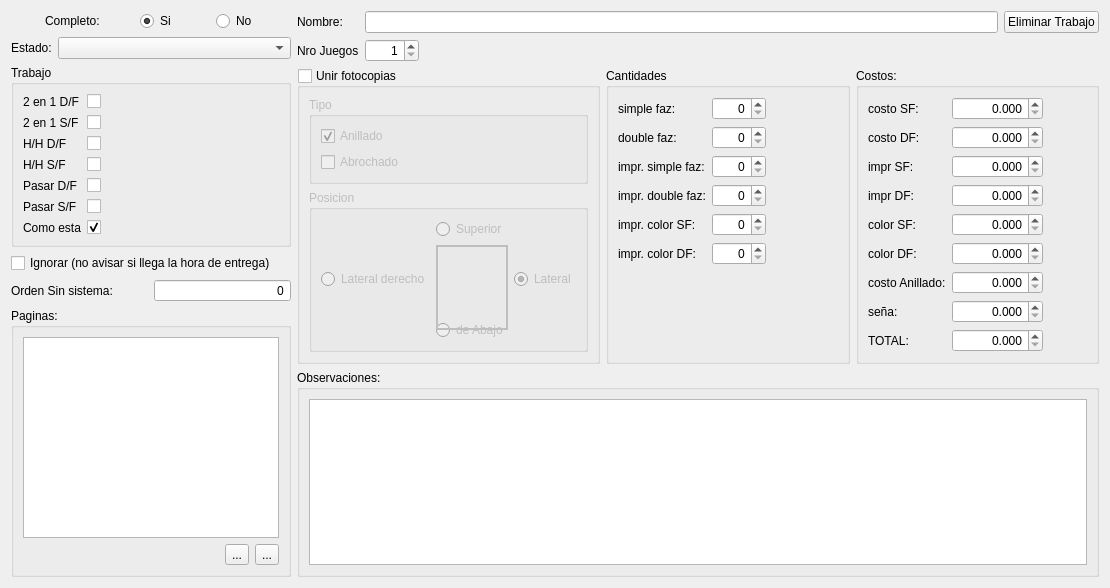
<?xml version="1.0" encoding="UTF-8"?>
<ui version="4.0">
 <class>wworkorder</class>
 <widget class="QWidget" name="wworkorder">
  <property name="geometry">
   <rect>
    <x>0</x>
    <y>0</y>
    <width>1110</width>
    <height>588</height>
   </rect>
  </property>
  <property name="windowTitle">
   <string>Form</string>
  </property>
  <layout class="QHBoxLayout" name="horizontalLayout_5">
   <item>
    <layout class="QVBoxLayout" name="verticalLayout_4">
     <item>
      <layout class="QHBoxLayout" name="horizontalLayout">
       <item>
        <widget class="QLabel" name="label">
         <property name="sizePolicy">
          <sizepolicy hsizetype="Fixed" vsizetype="Preferred">
           <horstretch>0</horstretch>
           <verstretch>0</verstretch>
          </sizepolicy>
         </property>
         <property name="text">
          <string>Completo:</string>
         </property>
        </widget>
       </item>
       <item>
        <widget class="QRadioButton" name="completeYesButton">
         <property name="sizePolicy">
          <sizepolicy hsizetype="Fixed" vsizetype="Fixed">
           <horstretch>0</horstretch>
           <verstretch>0</verstretch>
          </sizepolicy>
         </property>
         <property name="text">
          <string>Si</string>
         </property>
         <property name="checked">
          <bool>true</bool>
         </property>
        </widget>
       </item>
       <item>
        <widget class="QRadioButton" name="completeNoButton">
         <property name="sizePolicy">
          <sizepolicy hsizetype="Fixed" vsizetype="Fixed">
           <horstretch>0</horstretch>
           <verstretch>0</verstretch>
          </sizepolicy>
         </property>
         <property name="text">
          <string>No</string>
         </property>
        </widget>
       </item>
      </layout>
     </item>
     <item>
      <layout class="QHBoxLayout" name="horizontalLayout_6">
       <property name="topMargin">
        <number>0</number>
       </property>
       <item>
        <widget class="QLabel" name="label_2">
         <property name="sizePolicy">
          <sizepolicy hsizetype="Fixed" vsizetype="Preferred">
           <horstretch>0</horstretch>
           <verstretch>0</verstretch>
          </sizepolicy>
         </property>
         <property name="text">
          <string>Estado:</string>
         </property>
        </widget>
       </item>
       <item>
        <widget class="QComboBox" name="estadoComboBox"/>
       </item>
      </layout>
     </item>
     <item>
      <widget class="QGroupBox" name="groupBox">
       <property name="sizePolicy">
        <sizepolicy hsizetype="Preferred" vsizetype="Fixed">
         <horstretch>0</horstretch>
         <verstretch>0</verstretch>
        </sizepolicy>
       </property>
       <property name="title">
        <string>Trabajo</string>
       </property>
       <layout class="QVBoxLayout" name="verticalLayout_2">
        <item>
         <layout class="QFormLayout" name="formLayout">
          <item row="0" column="0">
           <widget class="QLabel" name="d2En1DFLabel">
            <property name="text">
             <string>2 en 1 D/F</string>
            </property>
           </widget>
          </item>
          <item row="1" column="0">
           <widget class="QLabel" name="d2En1SFLabel">
            <property name="text">
             <string>2 en 1 S/F</string>
            </property>
           </widget>
          </item>
          <item row="2" column="0">
           <widget class="QLabel" name="hHDFLabel">
            <property name="text">
             <string>H/H D/F</string>
            </property>
           </widget>
          </item>
          <item row="3" column="0">
           <widget class="QLabel" name="hHSFLabel">
            <property name="text">
             <string>H/H S/F</string>
            </property>
           </widget>
          </item>
          <item row="4" column="0">
           <widget class="QLabel" name="pasarDFLabel">
            <property name="text">
             <string>Pasar D/F</string>
            </property>
           </widget>
          </item>
          <item row="5" column="0">
           <widget class="QLabel" name="pasarSFLabel">
            <property name="text">
             <string>Pasar S/F</string>
            </property>
           </widget>
          </item>
          <item row="6" column="0">
           <widget class="QLabel" name="comoEstaLabel">
            <property name="text">
             <string>Como esta</string>
            </property>
           </widget>
          </item>
          <item row="0" column="1">
           <widget class="QCheckBox" name="d2En1DFCheckBox"/>
          </item>
          <item row="6" column="1">
           <widget class="QCheckBox" name="comoEstaCheckBox">
            <property name="checked">
             <bool>true</bool>
            </property>
           </widget>
          </item>
          <item row="5" column="1">
           <widget class="QCheckBox" name="pasarSFCheckBox"/>
          </item>
          <item row="4" column="1">
           <widget class="QCheckBox" name="pasarDFCheckBox"/>
          </item>
          <item row="3" column="1">
           <widget class="QCheckBox" name="hHSFCheckBox"/>
          </item>
          <item row="2" column="1">
           <widget class="QCheckBox" name="hHDFCheckBox"/>
          </item>
          <item row="1" column="1">
           <widget class="QCheckBox" name="d2En1SFCheckBox"/>
          </item>
         </layout>
        </item>
       </layout>
      </widget>
     </item>
     <item>
      <widget class="QCheckBox" name="ignoreCheckBox">
       <property name="text">
        <string>Ignorar (no avisar si llega la hora de entrega)</string>
       </property>
      </widget>
     </item>
     <item>
      <layout class="QHBoxLayout" name="horizontalLayout_8">
       <property name="topMargin">
        <number>0</number>
       </property>
       <item>
        <widget class="QLabel" name="label_3">
         <property name="text">
          <string>Orden Sin sistema:</string>
         </property>
        </widget>
       </item>
       <item>
        <widget class="QSpinBox" name="outOfOrderSpinBox">
         <property name="alignment">
          <set>Qt::AlignRight|Qt::AlignTrailing|Qt::AlignVCenter</set>
         </property>
         <property name="buttonSymbols">
          <enum>QAbstractSpinBox::NoButtons</enum>
         </property>
         <property name="maximum">
          <number>999999999</number>
         </property>
        </widget>
       </item>
      </layout>
     </item>
     <item>
      <widget class="QGroupBox" name="groupBox_3">
       <property name="sizePolicy">
        <sizepolicy hsizetype="Fixed" vsizetype="Preferred">
         <horstretch>0</horstretch>
         <verstretch>0</verstretch>
        </sizepolicy>
       </property>
       <property name="title">
        <string>Paginas: </string>
       </property>
       <layout class="QVBoxLayout" name="verticalLayout_3">
        <item>
         <widget class="QTableWidget" name="pagesTableWidget">
          <property name="sizePolicy">
           <sizepolicy hsizetype="Maximum" vsizetype="Expanding">
            <horstretch>0</horstretch>
            <verstretch>0</verstretch>
           </sizepolicy>
          </property>
          <property name="minimumSize">
           <size>
            <width>256</width>
            <height>0</height>
           </size>
          </property>
          <property name="editTriggers">
           <set>QAbstractItemView::NoEditTriggers</set>
          </property>
          <property name="selectionMode">
           <enum>QAbstractItemView::SingleSelection</enum>
          </property>
          <property name="selectionBehavior">
           <enum>QAbstractItemView::SelectRows</enum>
          </property>
         </widget>
        </item>
        <item>
         <layout class="QHBoxLayout" name="horizontalLayout_2">
          <item>
           <spacer name="horizontalSpacer">
            <property name="orientation">
             <enum>Qt::Horizontal</enum>
            </property>
            <property name="sizeType">
             <enum>QSizePolicy::MinimumExpanding</enum>
            </property>
            <property name="sizeHint" stdset="0">
             <size>
              <width>40</width>
              <height>20</height>
             </size>
            </property>
           </spacer>
          </item>
          <item>
           <widget class="QToolButton" name="addButton">
            <property name="text">
             <string>...</string>
            </property>
            <property name="icon">
             <iconset resource="resources.qrc">
              <normaloff>:/icons/graphics/list-add-4.png</normaloff>:/icons/graphics/list-add-4.png</iconset>
            </property>
           </widget>
          </item>
          <item>
           <widget class="QToolButton" name="delButton">
            <property name="text">
             <string>...</string>
            </property>
            <property name="icon">
             <iconset resource="resources.qrc">
              <normaloff>:/icons/graphics/list-remove-4.png</normaloff>:/icons/graphics/list-remove-4.png</iconset>
            </property>
           </widget>
          </item>
         </layout>
        </item>
       </layout>
      </widget>
     </item>
    </layout>
   </item>
   <item>
    <layout class="QVBoxLayout" name="verticalLayout_8">
     <item>
      <layout class="QHBoxLayout" name="horizontalLayout_4">
       <item>
        <layout class="QFormLayout" name="formLayout_2">
         <property name="fieldGrowthPolicy">
          <enum>QFormLayout::AllNonFixedFieldsGrow</enum>
         </property>
         <item row="0" column="0">
          <widget class="QLabel" name="nombreLabel">
           <property name="text">
            <string>Nombre:</string>
           </property>
          </widget>
         </item>
         <item row="2" column="0">
          <widget class="QLabel" name="nroJuegosLabel">
           <property name="text">
            <string>Nro Juegos</string>
           </property>
          </widget>
         </item>
         <item row="2" column="1">
          <widget class="QSpinBox" name="nroJuegosSpinBox">
           <property name="sizePolicy">
            <sizepolicy hsizetype="Fixed" vsizetype="Fixed">
             <horstretch>0</horstretch>
             <verstretch>0</verstretch>
            </sizepolicy>
           </property>
           <property name="alignment">
            <set>Qt::AlignRight|Qt::AlignTrailing|Qt::AlignVCenter</set>
           </property>
           <property name="buttonSymbols">
            <enum>QAbstractSpinBox::UpDownArrows</enum>
           </property>
           <property name="minimum">
            <number>1</number>
           </property>
           <property name="maximum">
            <number>9999</number>
           </property>
          </widget>
         </item>
         <item row="0" column="1">
          <layout class="QHBoxLayout" name="horizontalLayout_7">
           <property name="rightMargin">
            <number>0</number>
           </property>
           <item>
            <widget class="QLineEdit" name="nombreLineEdit"/>
           </item>
           <item>
            <widget class="QPushButton" name="deleteButton">
             <property name="text">
              <string>Eliminar Trabajo</string>
             </property>
            </widget>
           </item>
          </layout>
         </item>
        </layout>
       </item>
      </layout>
     </item>
     <item>
      <layout class="QHBoxLayout" name="horizontalLayout_3">
       <item>
        <widget class="QGroupBox" name="anilladoGroupBox">
         <property name="sizePolicy">
          <sizepolicy hsizetype="Fixed" vsizetype="Fixed">
           <horstretch>0</horstretch>
           <verstretch>200</verstretch>
          </sizepolicy>
         </property>
         <property name="minimumSize">
          <size>
           <width>160</width>
           <height>200</height>
          </size>
         </property>
         <property name="title">
          <string>Unir fotocopias</string>
         </property>
         <property name="checkable">
          <bool>true</bool>
         </property>
         <property name="checked">
          <bool>false</bool>
         </property>
         <layout class="QVBoxLayout" name="verticalLayout_6">
          <item>
           <widget class="QGroupBox" name="groupBox_6">
            <property name="title">
             <string>Tipo</string>
            </property>
            <layout class="QVBoxLayout" name="verticalLayout_9">
             <item>
              <widget class="QCheckBox" name="anilladoCheckBox">
               <property name="text">
                <string>Anillado</string>
               </property>
               <property name="checked">
                <bool>true</bool>
               </property>
              </widget>
             </item>
             <item>
              <widget class="QCheckBox" name="abrochadoCheckBox">
               <property name="text">
                <string>Abrochado</string>
               </property>
              </widget>
             </item>
            </layout>
           </widget>
          </item>
          <item>
           <widget class="QGroupBox" name="groupBox_7">
            <property name="title">
             <string>Posicion</string>
            </property>
            <layout class="QVBoxLayout" name="verticalLayout_10">
             <item>
              <layout class="QGridLayout" name="gridLayout">
               <item row="2" column="1">
                <widget class="QRadioButton" name="bottomButton">
                 <property name="text">
                  <string>de Abajo</string>
                 </property>
                </widget>
               </item>
               <item row="0" column="1">
                <widget class="QRadioButton" name="superiorRadioButton">
                 <property name="text">
                  <string>Superior</string>
                 </property>
                </widget>
               </item>
               <item row="1" column="2">
                <widget class="QRadioButton" name="leftRadioButton">
                 <property name="sizePolicy">
                  <sizepolicy hsizetype="Maximum" vsizetype="Fixed">
                   <horstretch>0</horstretch>
                   <verstretch>0</verstretch>
                  </sizepolicy>
                 </property>
                 <property name="text">
                  <string>Lateral</string>
                 </property>
                 <property name="checked">
                  <bool>true</bool>
                 </property>
                </widget>
               </item>
               <item row="1" column="1">
                <widget class="QFrame" name="frame">
                 <property name="sizePolicy">
                  <sizepolicy hsizetype="Preferred" vsizetype="MinimumExpanding">
                   <horstretch>0</horstretch>
                   <verstretch>0</verstretch>
                  </sizepolicy>
                 </property>
                 <property name="minimumSize">
                  <size>
                   <width>35</width>
                   <height>85</height>
                  </size>
                 </property>
                 <property name="baseSize">
                  <size>
                   <width>35</width>
                   <height>85</height>
                  </size>
                 </property>
                 <property name="frameShape">
                  <enum>QFrame::Box</enum>
                 </property>
                 <property name="frameShadow">
                  <enum>QFrame::Plain</enum>
                 </property>
                 <property name="lineWidth">
                  <number>2</number>
                 </property>
                </widget>
               </item>
               <item row="1" column="0">
                <widget class="QRadioButton" name="rightRadioButton">
                 <property name="text">
                  <string>Lateral derecho</string>
                 </property>
                </widget>
               </item>
              </layout>
             </item>
            </layout>
           </widget>
          </item>
         </layout>
        </widget>
       </item>
       <item>
        <widget class="QGroupBox" name="groupBox_5">
         <property name="title">
          <string>Cantidades</string>
         </property>
         <layout class="QVBoxLayout" name="verticalLayout_7">
          <item>
           <layout class="QFormLayout" name="formLayout_4">
            <property name="fieldGrowthPolicy">
             <enum>QFormLayout::AllNonFixedFieldsGrow</enum>
            </property>
            <item row="0" column="0">
             <widget class="QLabel" name="simpleFazLabel">
              <property name="text">
               <string>simple faz:</string>
              </property>
             </widget>
            </item>
            <item row="0" column="1">
             <widget class="QSpinBox" name="simpleFazSpinBox">
              <property name="sizePolicy">
               <sizepolicy hsizetype="Fixed" vsizetype="Fixed">
                <horstretch>0</horstretch>
                <verstretch>0</verstretch>
               </sizepolicy>
              </property>
              <property name="alignment">
               <set>Qt::AlignRight|Qt::AlignTrailing|Qt::AlignVCenter</set>
              </property>
              <property name="maximum">
               <number>9999</number>
              </property>
             </widget>
            </item>
            <item row="1" column="0">
             <widget class="QLabel" name="doubleFazLabel">
              <property name="text">
               <string>double faz:</string>
              </property>
             </widget>
            </item>
            <item row="1" column="1">
             <widget class="QSpinBox" name="doubleFazSpinBox">
              <property name="sizePolicy">
               <sizepolicy hsizetype="Fixed" vsizetype="Fixed">
                <horstretch>0</horstretch>
                <verstretch>0</verstretch>
               </sizepolicy>
              </property>
              <property name="alignment">
               <set>Qt::AlignRight|Qt::AlignTrailing|Qt::AlignVCenter</set>
              </property>
              <property name="maximum">
               <number>9999</number>
              </property>
             </widget>
            </item>
            <item row="2" column="0">
             <widget class="QLabel" name="imprSimpleFazLabel">
              <property name="text">
               <string>impr. simple faz:</string>
              </property>
             </widget>
            </item>
            <item row="2" column="1">
             <widget class="QSpinBox" name="imprSimpleFazSpinBox">
              <property name="sizePolicy">
               <sizepolicy hsizetype="Fixed" vsizetype="Fixed">
                <horstretch>0</horstretch>
                <verstretch>0</verstretch>
               </sizepolicy>
              </property>
              <property name="alignment">
               <set>Qt::AlignRight|Qt::AlignTrailing|Qt::AlignVCenter</set>
              </property>
              <property name="maximum">
               <number>9999</number>
              </property>
             </widget>
            </item>
            <item row="3" column="0">
             <widget class="QLabel" name="imprDoubleFazLabel">
              <property name="text">
               <string>impr. double faz:</string>
              </property>
             </widget>
            </item>
            <item row="3" column="1">
             <widget class="QSpinBox" name="imprDoubleFazSpinBox">
              <property name="sizePolicy">
               <sizepolicy hsizetype="Fixed" vsizetype="Fixed">
                <horstretch>0</horstretch>
                <verstretch>0</verstretch>
               </sizepolicy>
              </property>
              <property name="alignment">
               <set>Qt::AlignRight|Qt::AlignTrailing|Qt::AlignVCenter</set>
              </property>
              <property name="maximum">
               <number>9999</number>
              </property>
             </widget>
            </item>
            <item row="4" column="0">
             <widget class="QLabel" name="imprColorSFLabel">
              <property name="text">
               <string>impr. color SF:</string>
              </property>
             </widget>
            </item>
            <item row="4" column="1">
             <widget class="QSpinBox" name="imprColorSFSpinBox">
              <property name="sizePolicy">
               <sizepolicy hsizetype="Fixed" vsizetype="Fixed">
                <horstretch>0</horstretch>
                <verstretch>0</verstretch>
               </sizepolicy>
              </property>
              <property name="alignment">
               <set>Qt::AlignRight|Qt::AlignTrailing|Qt::AlignVCenter</set>
              </property>
              <property name="maximum">
               <number>9999</number>
              </property>
             </widget>
            </item>
            <item row="5" column="0">
             <widget class="QLabel" name="imprColorDFLabel">
              <property name="text">
               <string>impr. color DF:</string>
              </property>
             </widget>
            </item>
            <item row="5" column="1">
             <widget class="QSpinBox" name="imprColorDFSpinBox">
              <property name="sizePolicy">
               <sizepolicy hsizetype="Fixed" vsizetype="Fixed">
                <horstretch>0</horstretch>
                <verstretch>0</verstretch>
               </sizepolicy>
              </property>
              <property name="alignment">
               <set>Qt::AlignRight|Qt::AlignTrailing|Qt::AlignVCenter</set>
              </property>
              <property name="maximum">
               <number>9999</number>
              </property>
             </widget>
            </item>
           </layout>
          </item>
         </layout>
        </widget>
       </item>
       <item>
        <widget class="QGroupBox" name="groupBox_4">
         <property name="title">
          <string>Costos:</string>
         </property>
         <layout class="QVBoxLayout" name="verticalLayout_5">
          <item>
           <layout class="QFormLayout" name="formLayout_3">
            <property name="fieldGrowthPolicy">
             <enum>QFormLayout::AllNonFixedFieldsGrow</enum>
            </property>
            <item row="0" column="0">
             <widget class="QLabel" name="costoSFLabel">
              <property name="text">
               <string>costo SF:</string>
              </property>
             </widget>
            </item>
            <item row="0" column="1">
             <widget class="QDoubleSpinBox" name="costoSFDoubleSpinBox">
              <property name="sizePolicy">
               <sizepolicy hsizetype="Fixed" vsizetype="Fixed">
                <horstretch>0</horstretch>
                <verstretch>0</verstretch>
               </sizepolicy>
              </property>
              <property name="alignment">
               <set>Qt::AlignRight|Qt::AlignTrailing|Qt::AlignVCenter</set>
              </property>
              <property name="decimals">
               <number>3</number>
              </property>
              <property name="maximum">
               <double>9999999.990000000223517</double>
              </property>
             </widget>
            </item>
            <item row="1" column="0">
             <widget class="QLabel" name="costoDFLabel">
              <property name="text">
               <string>costo DF:</string>
              </property>
             </widget>
            </item>
            <item row="1" column="1">
             <widget class="QDoubleSpinBox" name="costoDFDoubleSpinBox">
              <property name="sizePolicy">
               <sizepolicy hsizetype="Fixed" vsizetype="Fixed">
                <horstretch>0</horstretch>
                <verstretch>0</verstretch>
               </sizepolicy>
              </property>
              <property name="alignment">
               <set>Qt::AlignRight|Qt::AlignTrailing|Qt::AlignVCenter</set>
              </property>
              <property name="decimals">
               <number>3</number>
              </property>
              <property name="maximum">
               <double>9999999.990000000223517</double>
              </property>
             </widget>
            </item>
            <item row="6" column="0">
             <widget class="QLabel" name="costoAnilladoLabel">
              <property name="text">
               <string>costo Anillado:</string>
              </property>
             </widget>
            </item>
            <item row="6" column="1">
             <widget class="QDoubleSpinBox" name="costoAnilladoDoubleSpinBox">
              <property name="sizePolicy">
               <sizepolicy hsizetype="Fixed" vsizetype="Fixed">
                <horstretch>0</horstretch>
                <verstretch>0</verstretch>
               </sizepolicy>
              </property>
              <property name="alignment">
               <set>Qt::AlignRight|Qt::AlignTrailing|Qt::AlignVCenter</set>
              </property>
              <property name="decimals">
               <number>3</number>
              </property>
              <property name="maximum">
               <double>9999999.990000000223517</double>
              </property>
             </widget>
            </item>
            <item row="7" column="0">
             <widget class="QLabel" name="seALabel">
              <property name="text">
               <string>seña:</string>
              </property>
             </widget>
            </item>
            <item row="7" column="1">
             <widget class="QDoubleSpinBox" name="seADoubleSpinBox">
              <property name="sizePolicy">
               <sizepolicy hsizetype="Fixed" vsizetype="Fixed">
                <horstretch>0</horstretch>
                <verstretch>0</verstretch>
               </sizepolicy>
              </property>
              <property name="alignment">
               <set>Qt::AlignRight|Qt::AlignTrailing|Qt::AlignVCenter</set>
              </property>
              <property name="decimals">
               <number>3</number>
              </property>
              <property name="maximum">
               <double>9999999.990000000223517</double>
              </property>
             </widget>
            </item>
            <item row="8" column="0">
             <widget class="QLabel" name="tOTALLabel">
              <property name="text">
               <string>TOTAL:</string>
              </property>
             </widget>
            </item>
            <item row="8" column="1">
             <widget class="QDoubleSpinBox" name="tOTALDoubleSpinBox">
              <property name="sizePolicy">
               <sizepolicy hsizetype="Fixed" vsizetype="Fixed">
                <horstretch>0</horstretch>
                <verstretch>0</verstretch>
               </sizepolicy>
              </property>
              <property name="alignment">
               <set>Qt::AlignRight|Qt::AlignTrailing|Qt::AlignVCenter</set>
              </property>
              <property name="decimals">
               <number>3</number>
              </property>
              <property name="maximum">
               <double>9999999.990000000223517</double>
              </property>
             </widget>
            </item>
            <item row="2" column="0">
             <widget class="QLabel" name="imprSFLabel">
              <property name="text">
               <string>impr SF:</string>
              </property>
             </widget>
            </item>
            <item row="2" column="1">
             <widget class="QDoubleSpinBox" name="imprSFDoubleSpinBox">
              <property name="sizePolicy">
               <sizepolicy hsizetype="Fixed" vsizetype="Fixed">
                <horstretch>0</horstretch>
                <verstretch>0</verstretch>
               </sizepolicy>
              </property>
              <property name="alignment">
               <set>Qt::AlignRight|Qt::AlignTrailing|Qt::AlignVCenter</set>
              </property>
              <property name="decimals">
               <number>3</number>
              </property>
              <property name="maximum">
               <double>9999999.990000000223517</double>
              </property>
             </widget>
            </item>
            <item row="3" column="0">
             <widget class="QLabel" name="imprDFLabel">
              <property name="text">
               <string>impr DF:</string>
              </property>
             </widget>
            </item>
            <item row="3" column="1">
             <widget class="QDoubleSpinBox" name="imprDFDoubleSpinBox">
              <property name="sizePolicy">
               <sizepolicy hsizetype="Fixed" vsizetype="Fixed">
                <horstretch>0</horstretch>
                <verstretch>0</verstretch>
               </sizepolicy>
              </property>
              <property name="alignment">
               <set>Qt::AlignRight|Qt::AlignTrailing|Qt::AlignVCenter</set>
              </property>
              <property name="decimals">
               <number>3</number>
              </property>
              <property name="maximum">
               <double>9999999.990000000223517</double>
              </property>
             </widget>
            </item>
            <item row="4" column="0">
             <widget class="QLabel" name="colorSFLabel">
              <property name="text">
               <string>color SF:</string>
              </property>
             </widget>
            </item>
            <item row="4" column="1">
             <widget class="QDoubleSpinBox" name="colorSFDoubleSpinBox">
              <property name="sizePolicy">
               <sizepolicy hsizetype="Fixed" vsizetype="Fixed">
                <horstretch>0</horstretch>
                <verstretch>0</verstretch>
               </sizepolicy>
              </property>
              <property name="alignment">
               <set>Qt::AlignRight|Qt::AlignTrailing|Qt::AlignVCenter</set>
              </property>
              <property name="decimals">
               <number>3</number>
              </property>
              <property name="maximum">
               <double>9999999.990000000223517</double>
              </property>
             </widget>
            </item>
            <item row="5" column="0">
             <widget class="QLabel" name="colorDFLabel">
              <property name="text">
               <string>color DF:</string>
              </property>
             </widget>
            </item>
            <item row="5" column="1">
             <widget class="QDoubleSpinBox" name="colorDFDoubleSpinBox">
              <property name="sizePolicy">
               <sizepolicy hsizetype="Fixed" vsizetype="Fixed">
                <horstretch>0</horstretch>
                <verstretch>0</verstretch>
               </sizepolicy>
              </property>
              <property name="alignment">
               <set>Qt::AlignRight|Qt::AlignTrailing|Qt::AlignVCenter</set>
              </property>
              <property name="decimals">
               <number>3</number>
              </property>
              <property name="maximum">
               <double>9999999.990000000223517</double>
              </property>
             </widget>
            </item>
           </layout>
          </item>
         </layout>
        </widget>
       </item>
      </layout>
     </item>
     <item>
      <widget class="QGroupBox" name="groupBox_2">
       <property name="title">
        <string>Observaciones:</string>
       </property>
       <layout class="QVBoxLayout" name="verticalLayout">
        <item>
         <widget class="QPlainTextEdit" name="observationTextEdit"/>
        </item>
       </layout>
      </widget>
     </item>
    </layout>
   </item>
  </layout>
 </widget>
 <resources>
  <include location="resources.qrc"/>
 </resources>
 <connections>
  <connection>
   <sender>completeNoButton</sender>
   <signal>clicked(bool)</signal>
   <receiver>groupBox_3</receiver>
   <slot>setEnabled(bool)</slot>
   <hints>
    <hint type="sourcelabel">
     <x>246</x>
     <y>27</y>
    </hint>
    <hint type="destinationlabel">
     <x>224</x>
     <y>451</y>
    </hint>
   </hints>
  </connection>
 </connections>
</ui>
